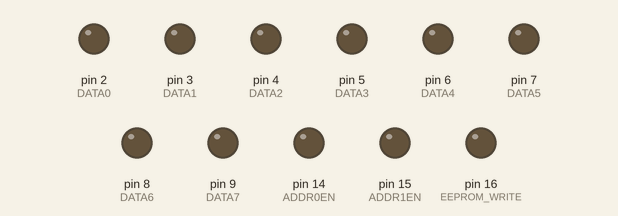
Recording of a sketch running on a simulated Arduino Uno, built with avr-gcc and run on an emulated ATmega328P. On the bench: output pins drawn as LEDs (lit = HIGH).

Above: at 0.9 s.
At 3.8 s:
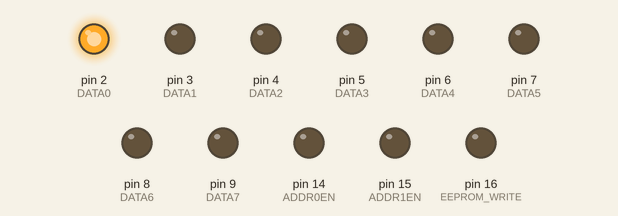
At 6.7 s:
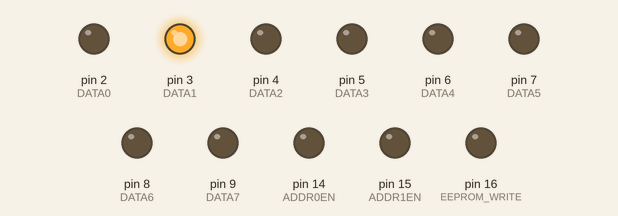
At 12.5 s:
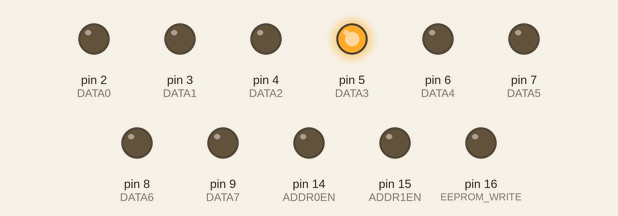
At 18.3 s:
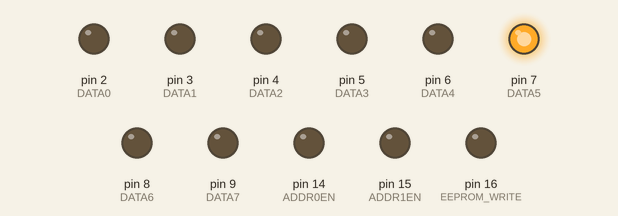
At 24.1 s:
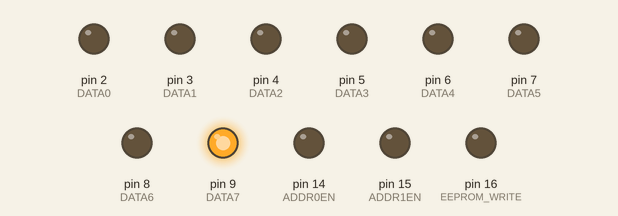
Timing chart, 0 to 25.6 s (numbered marks = the images above):
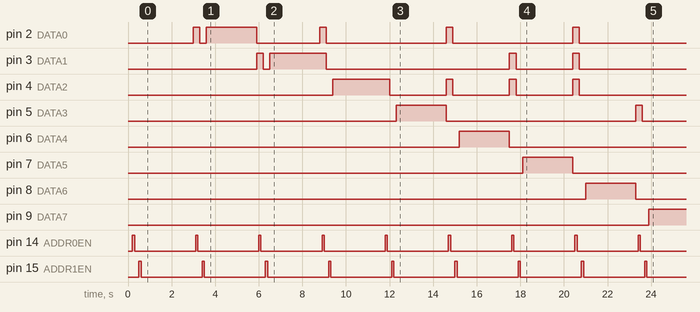

Measured:
- by itself, pin 2 (DATA0): LOW → HIGH at 3.0 s, → LOW 0.30 s later, → HIGH 0.30 s later, → LOW 2.3 s later, … (10 changes in this stretch)
- by itself, pin 3 (DATA1): LOW → HIGH at 5.9 s, → LOW 0.30 s later, → HIGH 0.30 s later, → LOW 2.6 s later, … (8 changes in this stretch)
- by itself, pin 4 (DATA2): LOW → HIGH at 9.4 s, → LOW 2.6 s later, → HIGH 2.6 s later, → LOW 0.30 s later, … (8 changes in this stretch)
- by itself, pin 5 (DATA3): LOW → HIGH at 12.3 s, → LOW 2.3 s later, → HIGH 8.7 s later, → LOW 0.30 s later
- by itself, pin 6 (DATA4): LOW → HIGH at 15.2 s, → LOW 2.3 s later
- by itself, pin 7 (DATA5): LOW → HIGH at 18.1 s, → LOW 2.3 s later
- by itself, pin 8 (DATA6): LOW → HIGH at 21.0 s, → LOW 2.3 s later
- by itself, pin 9 (DATA7): LOW → HIGH at 23.9 s

The sketch:

eeprom28c.ino
```cpp
// TRAN XUAN NAM
#include "eeprom28c.h"

void setup() {
  pinMode(DATA0, OUTPUT);
  pinMode(DATA1, OUTPUT);
  pinMode(DATA2, OUTPUT);
  pinMode(DATA3, OUTPUT);
  pinMode(DATA4, OUTPUT);
  pinMode(DATA5, OUTPUT);
  pinMode(DATA6, OUTPUT);
  pinMode(DATA7, OUTPUT);
  pinMode(ADDR0EN, OUTPUT);
  pinMode(ADDR1EN, OUTPUT);
  pinMode(EEPROM_WRITE, OUTPUT);
}
unsigned int data[100] = {0,1,2,4,8,16,32,64,128,255};
int size = 9;
unsigned int addr = 0;
void loop() {
  // byte data = 0b00001111;
  // int addr = 0b1111111101010101;
  if(addr == size) delay(1000000);
  writeData(data[addr], addr);
  addr = addr + 1;

  digitalWrite(13,1);
  delay(2000);
  digitalWrite(13,0);
  // unsigned int data = 2;
  // unsigned int addr = 2;
  // writeData(data, addr);

  // delay(100000);
}
```

eeprom28c.cpp
```cpp
#include "Arduino.h"
#include "eeprom28c.h"
void on(int pin){
  digitalWrite(pin, HIGH);
};
void off(int pin){
  digitalWrite(pin, LOW);
};

void writeData(unsigned int data,unsigned int addr){
  off(ADDR0EN);
  off(ADDR1EN);
  digitalWrite(EEPROM_WRITE, 1);
  delay(100);
  digitalWrite(DATA0, bitRead(addr, 0));
  digitalWrite(DATA1, bitRead(addr, 1));
  digitalWrite(DATA2, bitRead(addr, 2));
  digitalWrite(DATA3, bitRead(addr, 3));
  digitalWrite(DATA4, bitRead(addr, 4));
  digitalWrite(DATA5, bitRead(addr, 5));
  digitalWrite(DATA6, bitRead(addr, 6));
  digitalWrite(DATA7, bitRead(addr, 7));
  delay(100);
  on(ADDR0EN); // load
  delay(100);
  off(ADDR0EN);
  delay(100);
  digitalWrite(DATA0, bitRead(addr, 8));
  digitalWrite(DATA1, bitRead(addr, 9));
  digitalWrite(DATA2, bitRead(addr, 10));
  digitalWrite(DATA3, bitRead(addr, 11));
  digitalWrite(DATA4, bitRead(addr, 12));
  digitalWrite(DATA5, bitRead(addr, 13));
  digitalWrite(DATA6, bitRead(addr, 14));
  digitalWrite(DATA7, bitRead(addr, 15));
  delay(100);
  on(ADDR1EN); // load
  delay(100);
  off(ADDR1EN);
  delay(100);
  digitalWrite(DATA0, bitRead(data, 0));
  digitalWrite(DATA1, bitRead(data, 1));
  digitalWrite(DATA2, bitRead(data, 2));
  digitalWrite(DATA3, bitRead(data, 3));
  digitalWrite(DATA4, bitRead(data, 4));
  digitalWrite(DATA5, bitRead(data, 5));
  digitalWrite(DATA6, bitRead(data, 6));
  digitalWrite(DATA7, bitRead(data, 7));
  delay(100);
  digitalWrite(EEPROM_WRITE, 0);
  delay(100);
};
```

eeprom28c.h
```cpp
#ifndef EEPROM28C_H
#define EEPROM28C_H
#include "Arduino.h"

const int DATA0 = 2;
const int DATA1 = 3;
const int DATA2 = 4;
const int DATA3 = 5;
const int DATA4 = 6;
const int DATA5 = 7;
const int DATA6 = 8;
const int DATA7 = 9;
const int ADDR0EN = 14; // enable address from 0->7
const int ADDR1EN = 15; // enable address from 8->15
const int EEPROM_WRITE = 16;
const unsigned int ROMSIZE = (8*1024); // bytes

void on(int pin);
void off(int pin);

void writeData(unsigned int data, unsigned int addr);

#endif
```
